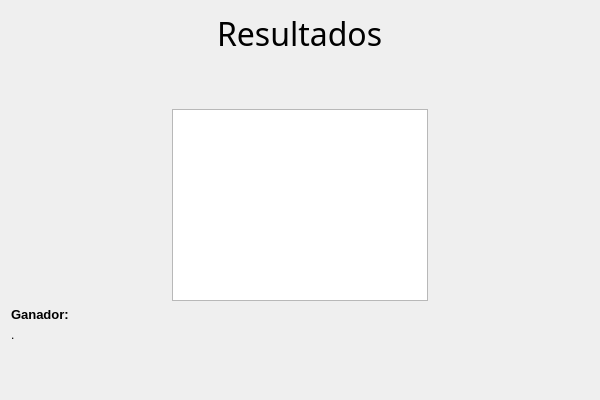
<?xml version="1.0" encoding="UTF-8"?>
<ui version="4.0">
 <class>Resultados</class>
 <widget class="QDialog" name="Resultados">
  <property name="geometry">
   <rect>
    <x>0</x>
    <y>0</y>
    <width>600</width>
    <height>400</height>
   </rect>
  </property>
  <property name="windowTitle">
   <string>Dialog</string>
  </property>
  <layout class="QVBoxLayout" name="verticalLayout">
   <item>
    <layout class="QVBoxLayout" name="verticalLayout_8">
     <item alignment="Qt::AlignHCenter">
      <widget class="QLabel" name="label_42">
       <property name="font">
        <font>
         <family>Bahnschrift</family>
         <pointsize>24</pointsize>
        </font>
       </property>
       <property name="text">
        <string>Resultados</string>
       </property>
      </widget>
     </item>
     <item>
      <spacer name="verticalSpacer_28">
       <property name="orientation">
        <enum>Qt::Vertical</enum>
       </property>
       <property name="sizeHint" stdset="0">
        <size>
         <width>20</width>
         <height>40</height>
        </size>
       </property>
      </spacer>
     </item>
     <item>
      <layout class="QHBoxLayout" name="horizontalLayout_21">
       <property name="topMargin">
        <number>0</number>
       </property>
       <item>
        <spacer name="horizontalSpacer_33">
         <property name="orientation">
          <enum>Qt::Horizontal</enum>
         </property>
         <property name="sizeHint" stdset="0">
          <size>
           <width>40</width>
           <height>20</height>
          </size>
         </property>
        </spacer>
       </item>
       <item>
        <widget class="QTableView" name="tableView"/>
       </item>
       <item>
        <spacer name="horizontalSpacer_32">
         <property name="orientation">
          <enum>Qt::Horizontal</enum>
         </property>
         <property name="sizeHint" stdset="0">
          <size>
           <width>40</width>
           <height>20</height>
          </size>
         </property>
        </spacer>
       </item>
      </layout>
     </item>
     <item>
      <widget class="QLabel" name="label">
       <property name="font">
        <font>
         <pointsize>10</pointsize>
         <weight>75</weight>
         <bold>true</bold>
        </font>
       </property>
       <property name="text">
        <string>Ganador:</string>
       </property>
      </widget>
     </item>
     <item>
      <widget class="QLabel" name="label_2">
       <property name="text">
        <string>.</string>
       </property>
      </widget>
     </item>
     <item>
      <spacer name="verticalSpacer_29">
       <property name="orientation">
        <enum>Qt::Vertical</enum>
       </property>
       <property name="sizeHint" stdset="0">
        <size>
         <width>20</width>
         <height>40</height>
        </size>
       </property>
      </spacer>
     </item>
    </layout>
   </item>
  </layout>
 </widget>
 <resources/>
 <connections/>
</ui>
